Frame 1 (no input): blank canvas, image omitted
Frame 60 (the mouse pressed at the canvas centre just before this capture): blank canvas, image omitted
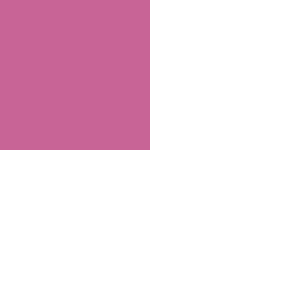
Frame 120 (the mouse held since frame 60 and released just before this capture)

The Processing sketch whose frames 1 and 60 were blank and that drew this single picture after the mouse press (run headless with seeded random() and noise(); from frame 60 on, the mouse is pressed at the canvas centre):

// Processing sketch: gradiente
// ── gradiente.pde
void setup()
{
  size(300, 300);
  background(255);
  noStroke();
}

void draw()
{
  fill(200, 100, mouseY);
  rect(0, 0, mouseX, mouseY);
}
